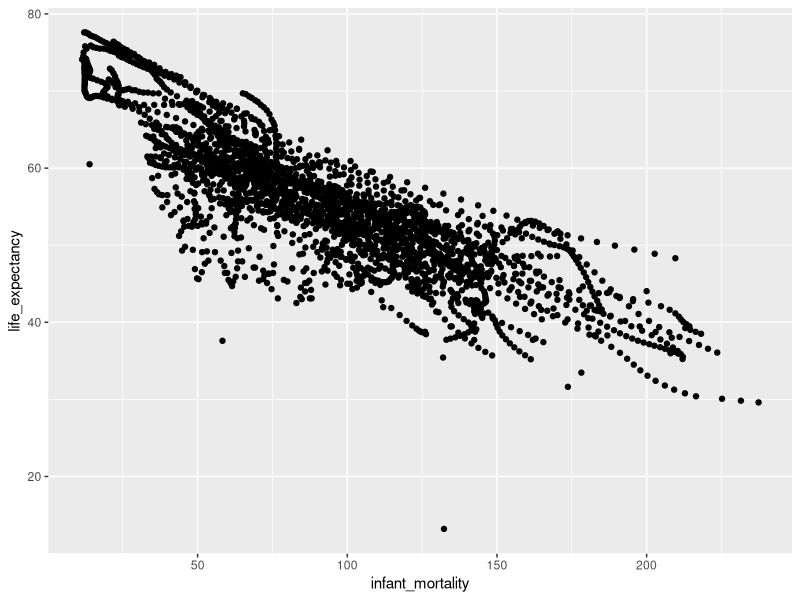
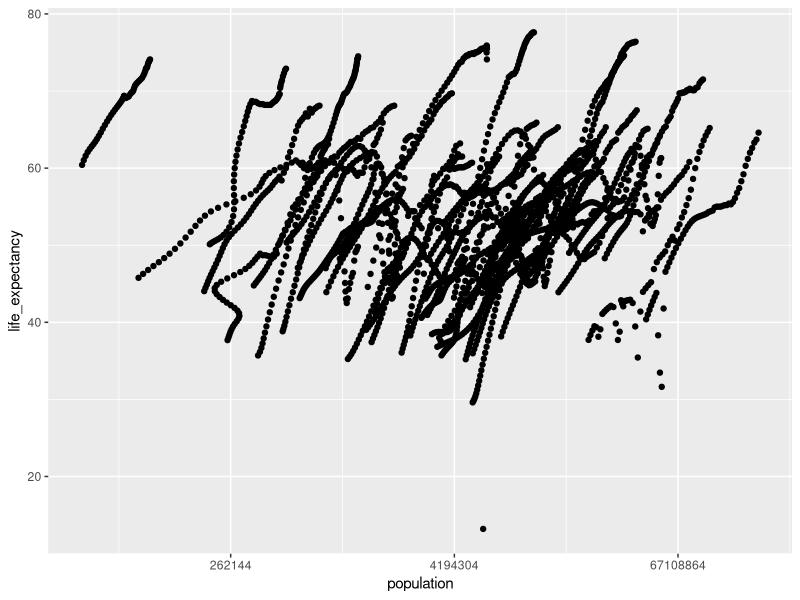
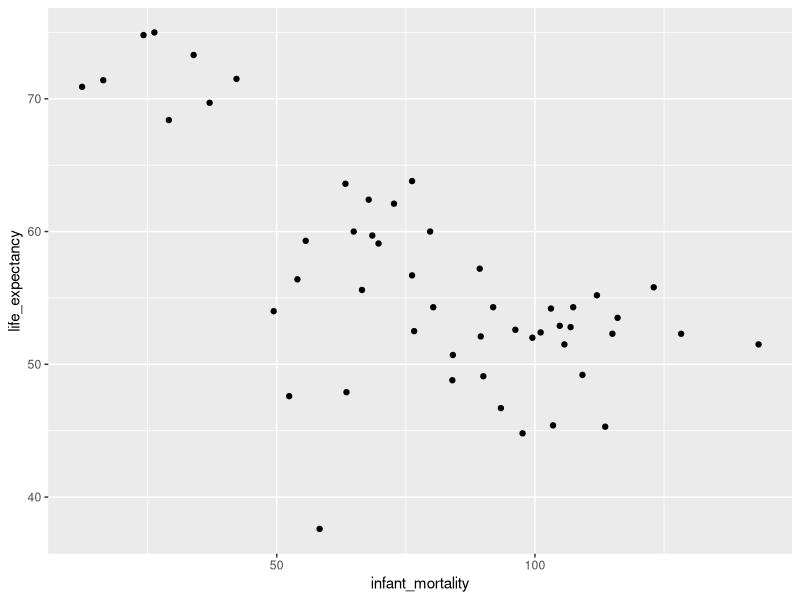
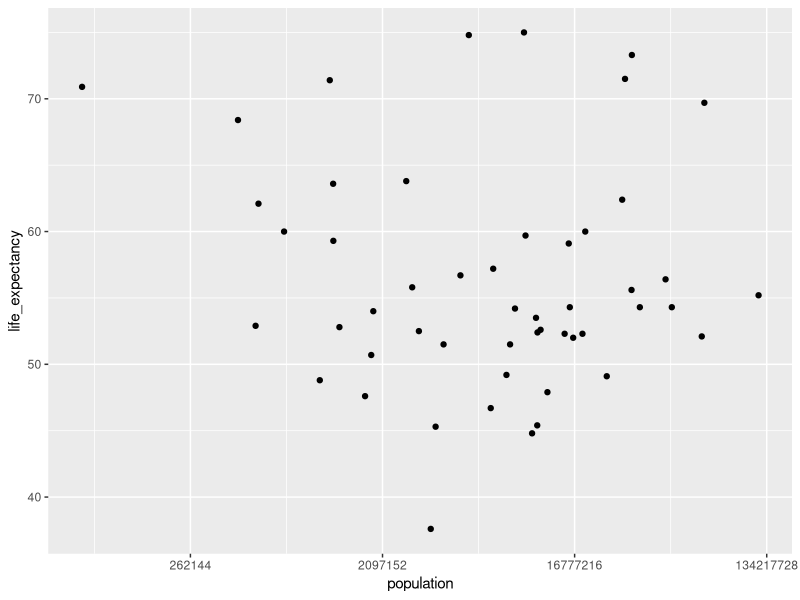
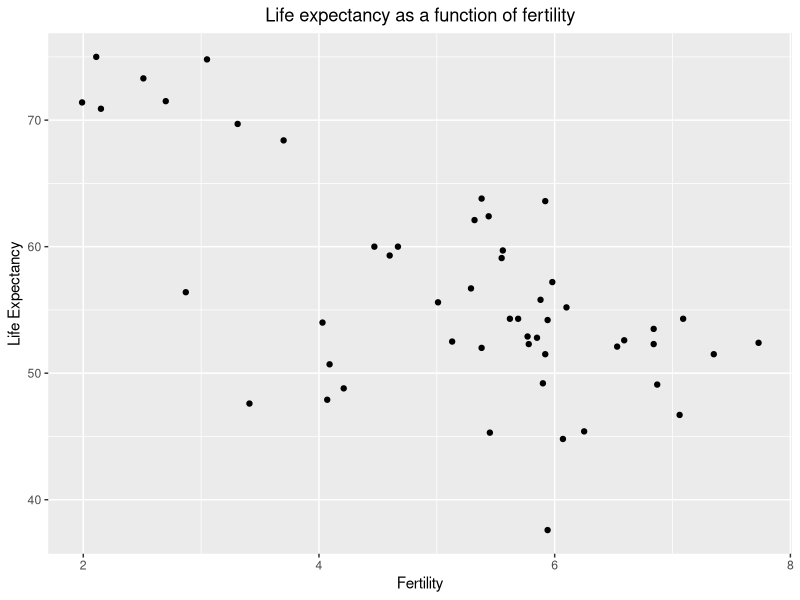
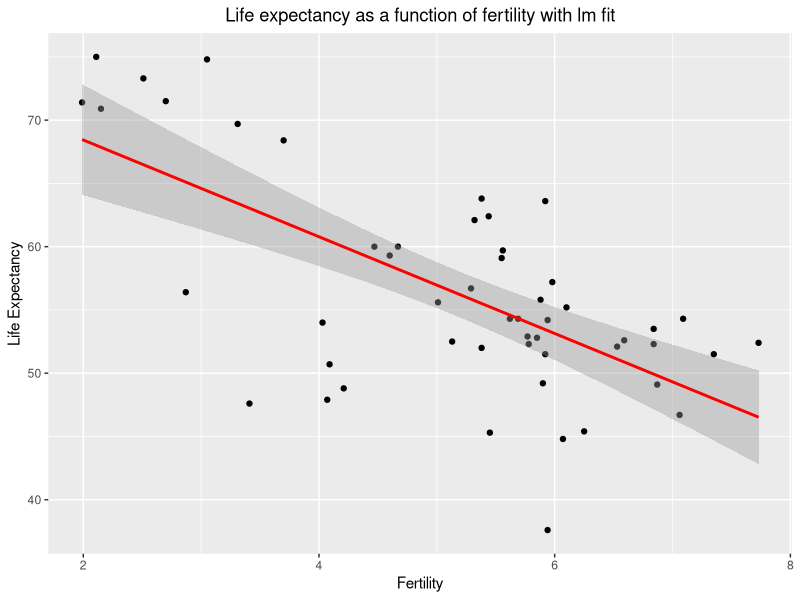
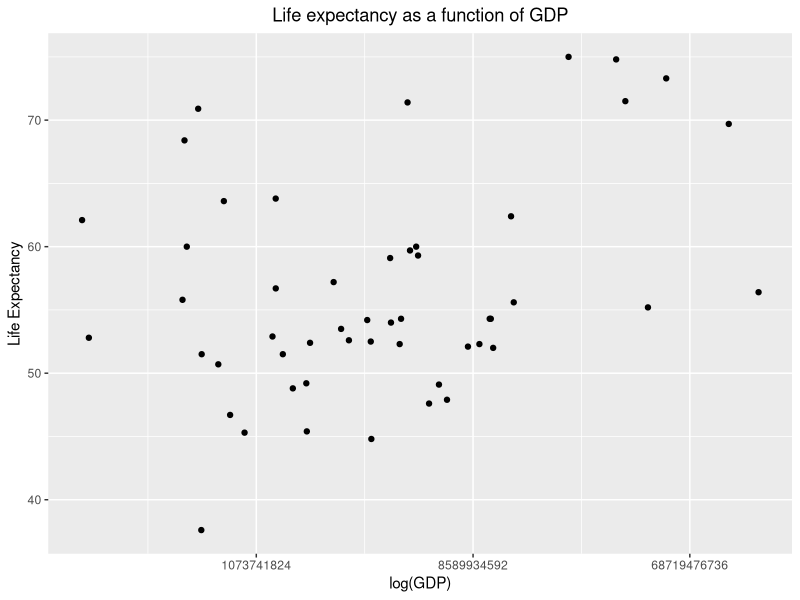
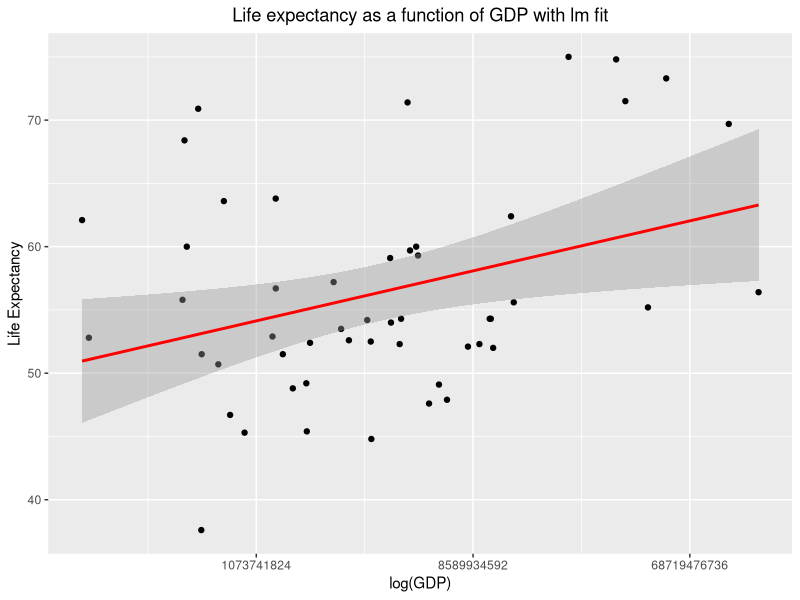

Recreate these plots in R, in order.
## ---- chunk 1
#load dslabs package
library("dslabs")
library("ggplot2")
library("dplyr")
library("broom")
## ---- chunk 2
#look at help file for gapminder data
help(gapminder)
#get an overview of data structure
str(gapminder)
#get a summary of data
summary(gapminder)
#determine the type of object gapminder is
class(gapminder)
## ---- chunk 3
#create new object selecting only African countries
africadata <-  gapminder[which(gapminder$continent=='Africa'), ]
#overview of the new data structure
str(africadata)
summary(africadata)
## ---- chunk 4
#making two variable from new dataset
inmor_liexp <- africadata[c("infant_mortality","life_expectancy")]
pop_liexp <- africadata[c("population","life_expectancy")]
#overview and summary of both
str(inmor_liexp)
str(pop_liexp)
summary(inmor_liexp)
summary(pop_liexp)
## ---- chunk 5
#plotting life expectancy as a function of infant mortality [have to install ggplot2 first]
ggplot(inmor_liexp, aes(x= infant_mortality, y = life_expectancy)) +
  geom_point()
#plot life expectancy as a function of population size with x-axis to a log scale
ggplot(pop_liexp, aes(x= population, y=life_expectancy)) +
  geom_point()  +
  scale_x_continuous(trans='log2')
## ---- chunk 6
#finding which years have missing data for infant mortality [using is.na function]
africadata$year[is.na(africadata$infant_mortality)]
#creating object with only 2000 year data
africadata2 <-africadata[africadata$year == 2000,]
#checking with str and summary
str(africadata2)
summary(africadata2)
#same plotting like before but only with year 2000 data
ggplot(africadata2, aes(x= infant_mortality, y = life_expectancy)) +
     geom_point()
ggplot(africadata2, aes(x= population, y=life_expectancy)) + 
     geom_point() + 
     scale_x_continuous(trans='log2')
## ---- chunk 7
#fitting two linear regression models by regressing life expectancy on infant mortality and population size separately
fit1 <- lm(life_expectancy ~ infant_mortality, data = africadata2)
summary(fit1)
fit2 <- lm(life_expectancy ~ population, data = africadata2)
summary(fit2)
## ---- chunk 8
#still using data from the year 2000 for countries in Africa
#first consider fertility
#make a subset of data including fertility and life expectancy
africa_f_le <- africadata2 %>%
  select(fertility, life_expectancy)

#overview of fertility data structure
str(africa_f_le)

#summary of fertility data
summary(africa_f_le)

#to center the plot title
theme_update(plot.title = element_text(hjust = 0.5))

#plot life expectancy as a function of fertility
ggplot(data = africa_f_le, aes(x = fertility, y = life_expectancy)) +
  geom_point() +
  scale_size_manual(values = 2) +
  ggtitle("Life expectancy as a function of fertility") +
  labs(x = "Fertility", y = "Life Expectancy")

#create a linear model
fit3 <- lm(life_expectancy ~ fertility, data = africa_f_le)
tidy(fit3)

#plot of linear model
ggplot(africa_f_le, aes(x = fertility, y = life_expectancy)) + 
  geom_point() +
  stat_smooth(method = "lm", col = "red") +
  ggtitle("Life expectancy as a function of fertility with lm fit") +
  labs(x = "Fertility", y = "Life Expectancy")
## ---- chunk 9
#make a subset of data including GDP and life expectancy
africa_gdp_le <- africadata2 %>%
  select(gdp, life_expectancy)

#overview of GDP data structure
str(africa_gdp_le)

#summary of GDP data
summary(africa_gdp_le)

#plot life expectancy as a function of GDP (on a log scale)
ggplot(data = africa_gdp_le, aes(x = gdp, y = life_expectancy)) +
  geom_point() +
  scale_size_manual(values = 2) +
  scale_x_continuous(trans='log2') +
  ggtitle("Life expectancy as a function of GDP") +
  labs(x = "log(GDP)", y = "Life Expectancy")

#create a linear model
fit4 <- lm(life_expectancy ~ gdp, data = africa_gdp_le)
tidy(fit4)

#plot of lm fit
ggplot(africa_gdp_le, aes(x = gdp, y = life_expectancy)) + 
  geom_point() +
  stat_smooth(method = "lm", col = "red") +
   scale_x_continuous(trans='log2') +
  ggtitle("Life expectancy as a function of GDP with lm fit") +
  labs(x = "log(GDP)", y = "Life Expectancy")
